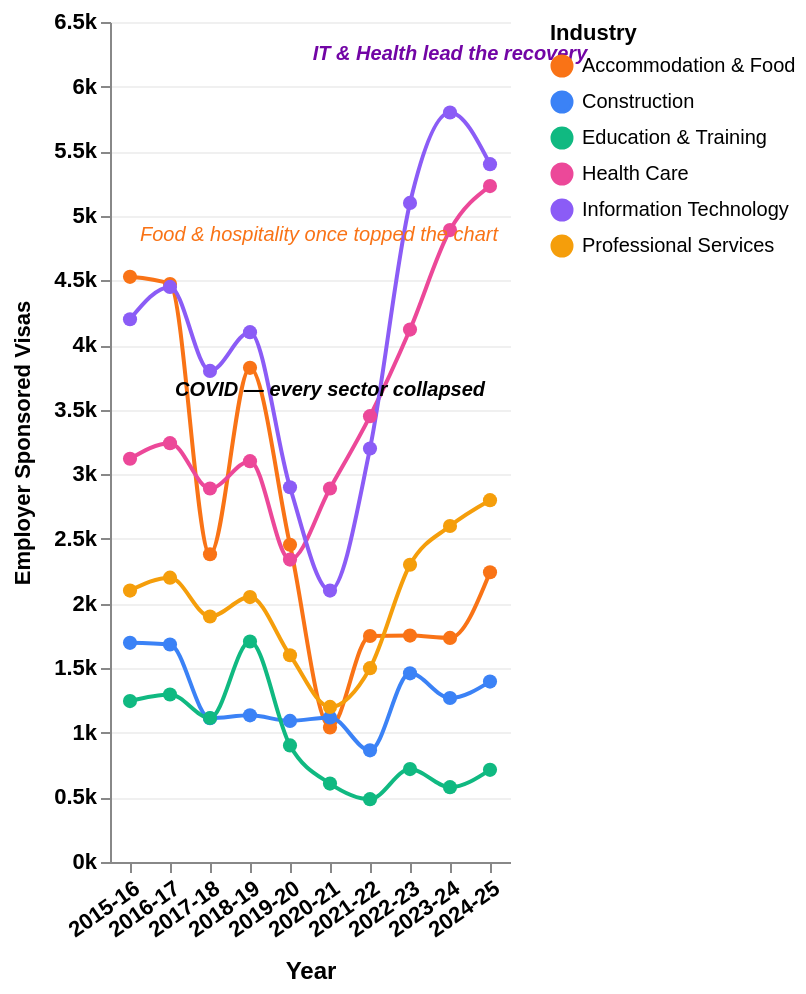

The Vega-Lite source for this figure:
### Vega-Lite specification from a JSON file in a GitHub repository (floating-point values rounded to 4 significant figures)
{"$schema": "https://vega.github.io/schema/vega-lite/v5.json", "width": "container", "height": 420, "background": "#ffffff", "config": {"view": {"stroke": null}}, "layer": [{"data": {"values": [{"industry": "Accommodation & Food", "year": "2015-16", "visas": 4528}, {"industry": "Accommodation & Food", "year": "2016-17", "visas": 4473}, {"industry": "Accommodation & Food", "year": "2017-18", "visas": 2381}, {"industry": "Accommodation & Food", "year": "2018-19", "visas": 3824}, {"industry": "Accommodation & Food", "year": "2019-20", "visas": 2455}, {"industry": "Accommodation & Food", "year": "2020-21", "visas": 1041}, {"industry": "Accommodation & Food", "year": "2021-22", "visas": 1749}, {"industry": "Accommodation & Food", "year": "2022-23", "visas": 1752}, {"industry": "Accommodation & Food", "year": "2023-24", "visas": 1734}, {"industry": "Accommodation & Food", "year": "2024-25", "visas": 2242}, {"industry": "Construction", "year": "2015-16", "visas": 1696}, {"industry": "Construction", "year": "2016-17", "visas": 1683}, {"industry": "Construction", "year": "2017-18", "visas": 1112}, {"industry": "Construction", "year": "2018-19", "visas": 1135}, {"industry": "Construction", "year": "2019-20", "visas": 1092}, {"industry": "Construction", "year": "2020-21", "visas": 1119}, {"industry": "Construction", "year": "2021-22", "visas": 864}, {"industry": "Construction", "year": "2022-23", "visas": 1460}, {"industry": "Construction", "year": "2023-24", "visas": 1269}, {"industry": "Construction", "year": "2024-25", "visas": 1396}, {"industry": "Education & Training", "year": "2015-16", "visas": 1245}, {"industry": "Education & Training", "year": "2016-17", "visas": 1296}, {"industry": "Education & Training", "year": "2017-18", "visas": 1114}, {"industry": "Education & Training", "year": "2018-19", "visas": 1706}, {"industry": "Education & Training", "year": "2019-20", "visas": 902}, {"industry": "Education & Training", "year": "2020-21", "visas": 607}, {"industry": "Education & Training", "year": "2021-22", "visas": 486}, {"industry": "Education & Training", "year": "2022-23", "visas": 719}, {"industry": "Education & Training", "year": "2023-24", "visas": 579}, {"industry": "Education & Training", "year": "2024-25", "visas": 713}, {"industry": "Health Care", "year": "2015-16", "visas": 3120}, {"industry": "Health Care", "year": "2016-17", "visas": 3241}, {"industry": "Health Care", "year": "2017-18", "visas": 2890}, {"industry": "Health Care", "year": "2018-19", "visas": 3102}, {"industry": "Health Care", "year": "2019-20", "visas": 2340}, {"industry": "Health Care", "year": "2020-21", "visas": 2890}, {"industry": "Health Care", "year": "2021-22", "visas": 3450}, {"industry": "Health Care", "year": "2022-23", "visas": 4120}, {"industry": "Health Care", "year": "2023-24", "visas": 4890}, {"industry": "Health Care", "year": "2024-25", "visas": 5230}, {"industry": "Information Technology", "year": "2015-16", "visas": 4200}, {"industry": "Information Technology", "year": "2016-17", "visas": 4450}, {"industry": "Information Technology", "year": "2017-18", "visas": 3800}, {"industry": "Information Technology", "year": "2018-19", "visas": 4100}, {"industry": "Information Technology", "year": "2019-20", "visas": 2900}, {"industry": "Information Technology", "year": "2020-21", "visas": 2100}, {"industry": "Information Technology", "year": "2021-22", "visas": 3200}, {"industry": "Information Technology", "year": "2022-23", "visas": 5100}, {"industry": "Information Technology", "year": "2023-24", "visas": 5800}, {"industry": "Information Technology", "year": "2024-25", "visas": 5400}, {"industry": "Professional Services", "year": "2015-16", "visas": 2100}, {"industry": "Professional Services", "year": "2016-17", "visas": 2200}, {"industry": "Professional Services", "year": "2017-18", "visas": 1900}, {"industry": "Professional Services", "year": "2018-19", "visas": 2050}, {"industry": "Professional Services", "year": "2019-20", "visas": 1600}, {"industry": "Professional Services", "year": "2020-21", "visas": 1200}, {"industry": "Professional Services", "year": "2021-22", "visas": 1500}, {"industry": "Professional Services", "year": "2022-23", "visas": 2300}, {"industry": "Professional Services", "year": "2023-24", "visas": 2600}, {"industry": "Professional Services", "year": "2024-25", "visas": 2800}]}, "mark": {"type": "line", "point": {"filled": true, "size": 50}, "strokeWidth": 2, "interpolate": "monotone"}, "encoding": {"x": {"field": "year", "type": "ordinal", "axis": {"labelAngle": -35, "title": "Year", "titleFontWeight": "bold", "titleFontSize": 12, "titlePadding": 10, "labelFontWeight": "bold", "labelFontSize": 11}}, "y": {"field": "visas", "type": "quantitative", "axis": {"title": "Employer Sponsored Visas", "labelExpr": "(datum.value/1000) + 'k'", "gridColor": "#f0f0f0", "labelFontWeight": "bold", "labelFontSize": 11, "titleFontWeight": "bold", "titlePadding": 10}}, "color": {"field": "industry", "type": "nominal", "scale": {"domain": ["Accommodation & Food", "Construction", "Education & Training", "Health Care", "Information Technology", "Professional Services"], "range": ["#f97316", "#3b82f6", "#10b981", "#ec4899", "#8b5cf6", "#f59e0b"]}, "legend": {"title": "Industry", "orient": "right", "offset": 20}}, "tooltip": [{"field": "industry", "title": "Industry"}, {"field": "year", "title": "Year"}, {"field": "visas", "title": "Visas Granted", "format": ","}]}}, {"data": {"values": [{"year": "2020-21", "visas": 3500, "label": "COVID — every sector collapsed", "bottom": 30}]}, "mark": {"type": "text", "fontSize": 10, "fontWeight": "bold", "fontStyle": "italic", "align": "center", "dy": -10, "color": "#000000"}, "encoding": {"x": {"field": "year", "type": "ordinal"}, "y": {"field": "visas", "type": "quantitative"}, "text": {"field": "label"}}}, {"data": {"values": [{"year": "2023-24", "visas": 6100, "label": "IT & Health lead the recovery"}]}, "mark": {"type": "text", "fontSize": 10, "fontWeight": "bold", "fontStyle": "italic", "align": "center", "dy": -10, "color": "#7205a5"}, "encoding": {"x": {"field": "year", "type": "ordinal"}, "y": {"field": "visas", "type": "quantitative"}, "text": {"field": "label"}}}, {"data": {"values": [{"year": "2015-16", "visas": 4700, "label": "Food & hospitality once topped the chart"}]}, "mark": {"type": "text", "fontSize": 10, "fontStyle": "italic", "align": "left", "dx": 5, "dy": -10, "color": "#f97316"}, "encoding": {"x": {"field": "year", "type": "ordinal"}, "y": {"field": "visas", "type": "quantitative"}, "text": {"field": "label"}}}]}
